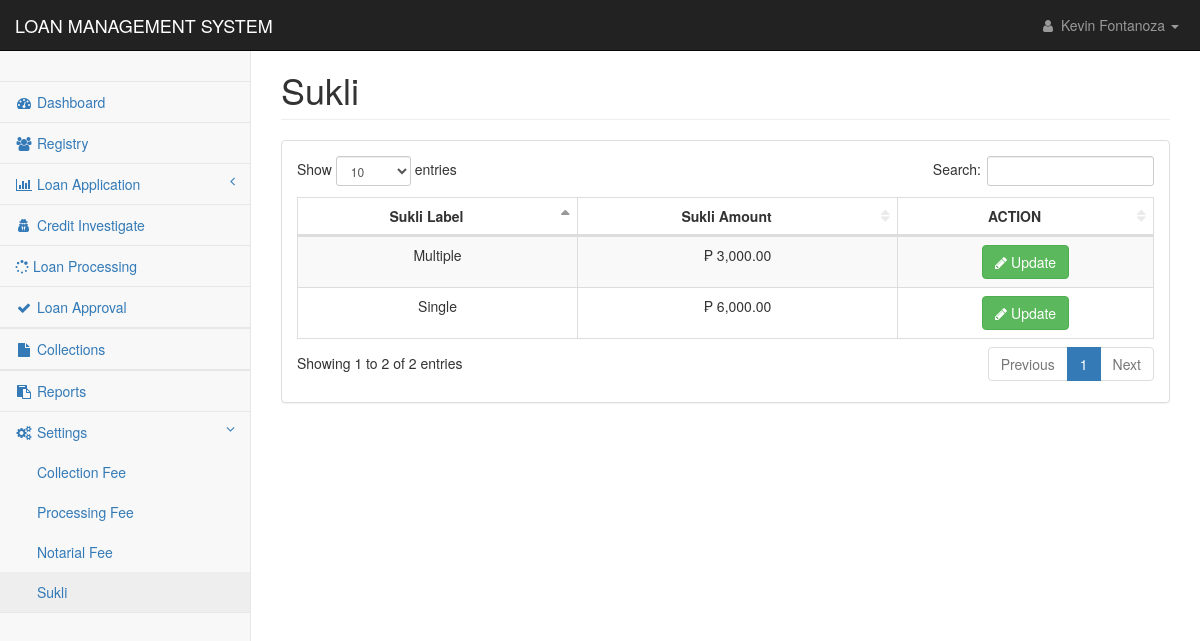
Screenshot of /pages/setting_sukli.php (signed in) with the database file from the repository.
### tables this page shows
CREATE TABLE `sukli` (
  `sukli_id` int(11) NOT NULL,
  `sukli_name` text NOT NULL,
  `sukli_amount` double NOT NULL
);

### config/conn.php (called while the page is built, shortened)
<?php
class DatabaseConnection
{
    public function connect()
    {
        $conn = new mysqli(DB_HOST,DB_USER,DB_PASSWORD,DB_DATABASE);
        return $this->conn = $conn;
    }
}
?>

### controller/reg_app.php (called while the page is built, shortened)
<?php
require_once('../config/conn.php');
class Registry extends DatabaseConnection {
    function display($table){
        $sql = "SELECT * FROM $table";
        $result = mysqli_query($this->connect(), $sql);
        return $result;
    }
    }
?>

### pages/setting_sukli.php (the view, shortened to what this page needs)
<?php
include('../config/conn.php');
include('../controller/reg_app.php');
if($_SESSION['user_id']){
?>
<!DOCTYPE html>
<html lang="en">
<head>
    <link href="../css/bootstrap.min.css" rel="stylesheet">
    <link href="../css/metisMenu.min.css" rel="stylesheet">
    <link href="../css/dataTables/dataTables.bootstrap.css" rel="stylesheet">
    <link href="../css/dataTables/dataTables.responsive.css" rel="stylesheet">
    <link href="../css/startmin.css" rel="stylesheet">
    <link href="../css/font-awesome.min.css" rel="stylesheet" type="text/css">
</head>
<body>
    <div id="wrapper">
        <?php include('nav.php');?>
        <div id="page-wrapper">
            <div class="container-fluid">
                <div class="row">
                    <div class="col-lg-12">
                        <h1 class="page-header">Sukli</h1>
                    </div>
                </div>
                <div class="row">
                    <div class="col-lg-12">
                        <div class="panel panel-default">
                            <div class="panel-body">
                                <div class="table-responsive">
                                    <table class="table table-striped table-bordered table-hover"
                                        id="dataTables-example">
                                        <thead>
                                            <tr>
                                            <th class="text-center">Sukli Label</th>
                                                <th class="text-center">Sukli Amount</th>
                                                <th class="text-center">ACTION</th>
                                            </tr>
                                        </thead>
                                        <tbody>
                                            <?php
                                                $settings = new Registry();
                                                $result = $settings->display("sukli");
                                                if(mysqli_num_rows($result) > 0){
                                                    while($rows = mysqli_fetch_assoc($result)){
                                            ?>
                                            <tr class="even gradeC">
                                                <td class="text-center">
                                                    <?php  echo $rows['sukli_name'];?>
                                                </td>
                                                <td class="text-center">
                                                    <?php  echo  "₱ ".number_format(floatval($rows['sukli_amount']),2)??null;?>
                                                </td>
                                                <td class="text-center">
                                                    <a
                                                        href="setting_sukli_update.php?id=<?php echo $rows['sukli_id'];?>">
                                                        <button type="button" class="btn btn-success"
                                                            data-toggle="tooltip" data-placement="top" title="Update">
                                                            <i class="fa fa-pencil" aria-hidden="true"></i> Update
                                                        </button>
                                                    </a>
                                                </td>
                                            </tr>
                                            <?php
                                                }
                                            }
                                            ?>
                                        </tbody>
                                    </table>
                                </div>
                            </div>
                        </div>
                    </div>
                </div>
            </div>
        </div>
    </div>
</body>
</html>
<?php
}else{
    header('location: index.php');
}
?>

### css/startmin.css (style rules this page uses)
body { background-color: #f8f8f8; }
#wrapper { width: 100%; }
#page-wrapper { padding-top: 30px; min-height: 568px; background-color: #fff; }
@media (min-width:768px) { #page-wrapper { position: inherit; margin-left: 250px; padding: 30px 15px 0 15px; border-left: 1px solid #e7e7e7; } }
table.dataTable thead .sorting, table.dataTable thead .sorting_asc, table.dataTable thead .sorting_desc, table.dataTable thead .sorting_asc_disabled, table.dataTable thead .sorting_desc_disabled { background: 0 0; }
table.dataTable thead .sorting_asc:after { content: "\f0de"; float: right; font-family: fontawesome; }
table.dataTable thead .sorting:after { content: "\f0dc"; float: right; font-family: fontawesome; color: rgba(50,50,50,.5); }

### rows the page displays
sukli: sukli_name "Single", sukli_amount "₱ 6,000.00"
sukli: sukli_name "Multiple", sukli_amount "₱ 3,000.00"

### other values shown
$_SESSION['name'] "Kevin Fontanoza"
